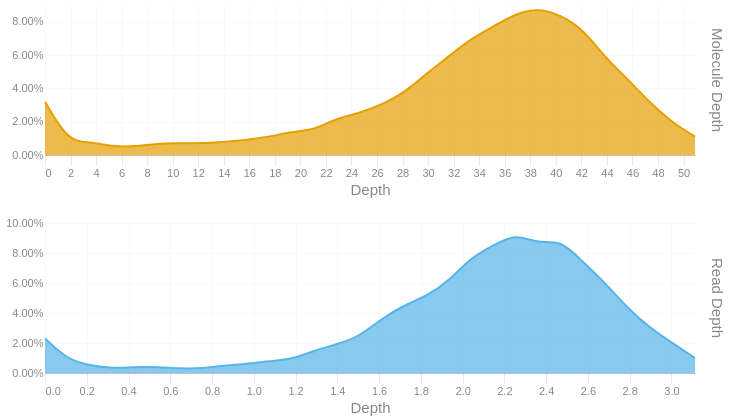

Notebook code cell kept with this figure:
### Code cell
readdep = depth_hist(tb['Read Depth'], q99, 3)
readdep = readdep.with_columns(pl.lit('Read Depth').alias('Metric'))
if not SKIPLR:
    moldep = depth_hist(tb['Molecule Depth'], mol_q99, 1)
    moldep = moldep.with_columns(pl.lit('Molecule Depth').alias('Metric'))
    _hist = pl.concat([readdep, moldep])
    _hist = _hist.filter(pl.col('Proportion') != 0)
    with SafeRender(_hist):
        (
            alt.Chart(_hist)        
            .mark_area(interpolate = "basis")
            .encode(
                x=alt.X('Bin:Q').scale(domainMin=0).axis(alt.Axis(title='Depth')),
                y = alt.Y('Proportion:Q', title = None).axis(format = '.2%'),
                color = alt.Color('Metric:N').legend(None),
                row = alt.Row("Metric:N").header(title = None, labelOrient = 'right'),
                tooltip = [
                    alt.Tooltip("Metric:N", title = "Metric"),
                    alt.Tooltip('Interval:N', title = "Depth Interval"),
                    alt.Tooltip('Proportion:Q', title = "% Alignments").format('.2%')
                ]
            )
            .resolve_scale(x='independent', y='independent')
            .properties(
                height = 150, width = 650,
                usermeta={'embedOptions': {'downloadFileName': f'{samplename}.depth.hist'}}
            )
        ).display()
else:
    readdep = readdep.filter(pl.col('Proportion') != 0)
    with SafeRender(readdep):
        (
            alt.Chart(readdep)        
            .mark_area(interpolate = "basis")
            .encode(
                x=alt.X('Bin:Q').scale(domainMin=0).axis(alt.Axis(title='Depth')),
                y = alt.Y('Proportion:Q', title = None).axis(format = '.2%'),
                tooltip = [
                    alt.Tooltip('Interval:N', title = "Depth Interval"),
                    alt.Tooltip('Proportion:Q', title = "% Alignments").format('.2%')
                ]
            )
            .properties(
                usermeta={'embedOptions': {'downloadFileName': f'{samplename}.depth.hist'}}
            )
        ).display()

### Figure 1 — Vega-Lite specification as saved in the notebook (floating-point values rounded to 4 significant figures)
{"width": 650, "height": 150, "config": {"title": {"anchor": "start", "dy": -15, "fontSize": 18, "color": "#888888", "subtitleColor": "#888888", "subtitleFontSize": 14}, "arc": {"fill": "#0072B2"}, "axis": {"domainColor": "#888888", "domainWidth": 0.5, "gridWidth": 0.2, "grid": false, "titleFontWeight": 400, "titleFontSize": 15, "labelFontSize": 11, "labelColor": "#888888", "tickColor": "#888888", "tickWidth": 0.2, "titleColor": "#888888"}, "axisBand": {"grid": false}, "axisX": {"grid": true, "tickSize": 10, "domainCap": "round"}, "axisY": {"domain": false, "grid": true, "tickSize": 0, "domainCap": "round"}, "background": "transparent", "header": {"labelFontSize": 15, "labelColor": "#888888", "titleFontSize": 15, "titleFontWeight": 600, "titleColor": "#888888"}, "legend": {"labelFont": "sans-serif", "labelFontSize": 12, "labelColor": "#888888", "symbolSize": 100, "symbolType": "circle", "titleFontSize": 12, "titlePadding": 10, "titleColor": "#888888", "title": null}, "range": {"category": ["#E69F00", "#56B4E9", "#009E73", "#F0E442", "#0072B2", "#D55E00", "#CC79A7", "#000000"], "diverging": ["#cfe8f3", "#a2d4ec", "#73bfe2", "#46abdb", "#1696d2", "#12719e"]}, "area": {"fill": "#0072B2", "fillOpacity": 0.7, "line": true, "strokeOpacity": 0.7}, "line": {"color": "#0072B2", "stroke": "#0072B2", "strokeWidth": 2}, "trail": {"color": "#0072B2", "stroke": "#0072B2", "strokeWidth": 0, "size": 1}, "point": {"filled": true, "fillOpacity": 1.0, "size": 95}, "text": {"color": "#888888", "fontSize": 11, "align": "right", "fontWeight": 400, "size": 11}, "bar": {"fill": "#0072B2", "stroke": null}, "view": {"stroke": null, "continuousWidth": 660, "continuousHeight": 400}}, "data": {"name": "data-3ee32c337397f7eecc7877629d37074d"}, "mark": {"type": "area", "interpolate": "basis"}, "encoding": {"color": {"field": "Metric", "legend": null, "type": "nominal"}, "row": {"field": "Metric", "header": {"title": null, "labelOrient": "right"}, "type": "nominal"}, "tooltip": [{"field": "Metric", "title": "Metric", "type": "nominal"}, {"field": "Interval", "title": "Depth Interval", "type": "nominal"}, {"field": "Proportion", "format": ".2%", "title": "% Alignments", "type": "quantitative"}], "x": {"axis": {"title": "Depth"}, "field": "Bin", "scale": {"domainMin": 0}, "type": "quantitative"}, "y": {"axis": {"format": ".2%"}, "field": "Proportion", "title": null, "type": "quantitative"}}, "resolve": {"scale": {"x": "independent", "y": "independent"}}, "usermeta": {"embedOptions": {"downloadFileName": "S6_Waccamaw_1690.depth.hist"}}, "$schema": "https://vega.github.io/schema/vega-lite/v6.1.0.json", "datasets": {"data-3ee32c337397f7eecc7877629d37074d": [{"Bin": 0.0, "Interval": "0.0-0.107", "Proportion": 0.023, "Metric": "Read Depth"}, {"Bin": 0.107, "Interval": "0.107-0.215", "Proportion": 0.009, "Metric": "Read Depth"}, {"Bin": 0.215, "Interval": "0.215-0.322", "Proportion": 0.005, "Metric": "Read Depth"}, {"Bin": 0.322, "Interval": "0.322-0.429", "Proportion": 0.003, "Metric": "Read Depth"}, {"Bin": 0.429, "Interval": "0.429-0.537", "Proportion": 0.004, "Metric": "Read Depth"}, {"Bin": 0.537, "Interval": "0.537-0.644", "Proportion": 0.004, "Metric": "Read Depth"}, {"Bin": 0.644, "Interval": "0.644-0.751", "Proportion": 0.003, "Metric": "Read Depth"}, {"Bin": 0.751, "Interval": "0.751-0.859", "Proportion": 0.003, "Metric": "Read Depth"}, {"Bin": 0.859, "Interval": "0.859-0.966", "Proportion": 0.005, "Metric": "Read Depth"}, {"Bin": 0.966, "Interval": "0.966-1.073", "Proportion": 0.006, "Metric": "Read Depth"}, {"Bin": 1.073, "Interval": "1.073-1.181", "Proportion": 0.008, "Metric": "Read Depth"}, {"Bin": 1.181, "Interval": "1.181-1.288", "Proportion": 0.009, "Metric": "Read Depth"}, {"Bin": 1.288, "Interval": "1.288-1.395", "Proportion": 0.015, "Metric": "Read Depth"}, {"Bin": 1.395, "Interval": "1.395-1.503", "Proportion": 0.019, "Metric": "Read Depth"}, {"Bin": 1.503, "Interval": "1.503-1.61", "Proportion": 0.024, "Metric": "Read Depth"}, {"Bin": 1.61, "Interval": "1.61-1.717", "Proportion": 0.036, "Metric": "Read Depth"}, {"Bin": 1.717, "Interval": "1.717-1.825", "Proportion": 0.045, "Metric": "Read Depth"}, {"Bin": 1.825, "Interval": "1.825-1.932", "Proportion": 0.051, "Metric": "Read Depth"}, {"Bin": 1.932, "Interval": "1.932-2.039", "Proportion": 0.061, "Metric": "Read Depth"}, {"Bin": 2.039, "Interval": "2.039-2.147", "Proportion": 0.077, "Metric": "Read Depth"}, {"Bin": 2.147, "Interval": "2.147-2.254", "Proportion": 0.085, "Metric": "Read Depth"}, {"Bin": 2.254, "Interval": "2.254-2.361", "Proportion": 0.093, "Metric": "Read Depth"}, {"Bin": 2.361, "Interval": "2.361-2.469", "Proportion": 0.086, "Metric": "Read Depth"}, {"Bin": 2.469, "Interval": "2.469-2.576", "Proportion": 0.089, "Metric": "Read Depth"}, {"Bin": 2.576, "Interval": "2.576-2.683", "Proportion": 0.074, "Metric": "Read Depth"}, {"Bin": 2.683, "Interval": "2.683-2.791", "Proportion": 0.06, "Metric": "Read Depth"}, {"Bin": 2.791, "Interval": "2.791-2.898", "Proportion": 0.043, "Metric": "Read Depth"}, {"Bin": 2.898, "Interval": "2.898-3.005", "Proportion": 0.03, "Metric": "Read Depth"}, {"Bin": 3.005, "Interval": "3.005-3.113", "Proportion": 0.02, "Metric": "Read Depth"}, {"Bin": 3.113, "Interval": "3.113-3.22", "Proportion": 0.01, "Metric": "Read Depth"}, {"Bin": 0.0, "Interval": "0.0-1.8", "Proportion": 0.032, "Metric": "Molecule Depth"}, {"Bin": 1.8, "Interval": "1.8-3.5", "Proportion": 0.008, "Metric": "Molecule Depth"}, {"Bin": 3.5, "Interval": "3.5-5.3", "Proportion": 0.008, "Metric": "Molecule Depth"}, {"Bin": 5.3, "Interval": "5.3-7.0", "Proportion": 0.005, "Metric": "Molecule Depth"}, {"Bin": 7.0, "Interval": "7.0-8.8", "Proportion": 0.005, "Metric": "Molecule Depth"}, {"Bin": 8.8, "Interval": "8.8-10.5", "Proportion": 0.007, "Metric": "Molecule Depth"}, {"Bin": 10.5, "Interval": "10.5-12.3", "Proportion": 0.007, "Metric": "Molecule Depth"}, {"Bin": 12.3, "Interval": "12.3-14.1", "Proportion": 0.007, "Metric": "Molecule Depth"}, {"Bin": 14.1, "Interval": "14.1-15.8", "Proportion": 0.008, "Metric": "Molecule Depth"}, {"Bin": 15.8, "Interval": "15.8-17.6", "Proportion": 0.009, "Metric": "Molecule Depth"}, {"Bin": 17.6, "Interval": "17.6-19.3", "Proportion": 0.011, "Metric": "Molecule Depth"}, {"Bin": 19.3, "Interval": "19.3-21.1", "Proportion": 0.014, "Metric": "Molecule Depth"}, {"Bin": 21.1, "Interval": "21.1-22.8", "Proportion": 0.015, "Metric": "Molecule Depth"}, {"Bin": 22.8, "Interval": "22.8-24.6", "Proportion": 0.022, "Metric": "Molecule Depth"}, {"Bin": 24.6, "Interval": "24.6-26.3", "Proportion": 0.025, "Metric": "Molecule Depth"}, {"Bin": 26.3, "Interval": "26.3-28.1", "Proportion": 0.03, "Metric": "Molecule Depth"}, {"Bin": 28.1, "Interval": "28.1-29.9", "Proportion": 0.037, "Metric": "Molecule Depth"}, {"Bin": 29.9, "Interval": "29.9-31.6", "Proportion": 0.049, "Metric": "Molecule Depth"}, {"Bin": 31.6, "Interval": "31.6-33.4", "Proportion": 0.059, "Metric": "Molecule Depth"}, {"Bin": 33.4, "Interval": "33.4-35.1", "Proportion": 0.07, "Metric": "Molecule Depth"}, {"Bin": 35.1, "Interval": "35.1-36.9", "Proportion": 0.077, "Metric": "Molecule Depth"}, {"Bin": 36.9, "Interval": "36.9-38.6", "Proportion": 0.085, "Metric": "Molecule Depth"}, {"Bin": 38.6, "Interval": "38.6-40.4", "Proportion": 0.088, "Metric": "Molecule Depth"}, {"Bin": 40.4, "Interval": "40.4-42.2", "Proportion": 0.084, "Metric": "Molecule Depth"}, {"Bin": 42.2, "Interval": "42.2-43.9", "Proportion": 0.075, "Metric": "Molecule Depth"}, {"Bin": 43.9, "Interval": "43.9-45.7", "Proportion": 0.058, "Metric": "Molecule Depth"}, {"Bin": 45.7, "Interval": "45.7-47.4", "Proportion": 0.045, "Metric": "Molecule Depth"}, {"Bin": 47.4, "Interval": "47.4-49.2", "Proportion": 0.031, "Metric": "Molecule Depth"}, {"Bin": 49.2, "Interval": "49.2-50.9", "Proportion": 0.019, "Metric": "Molecule Depth"}, {"Bin": 50.9, "Interval": "50.9-52.69", "Proportion": 0.011, "Metric": "Molecule Depth"}]}}
